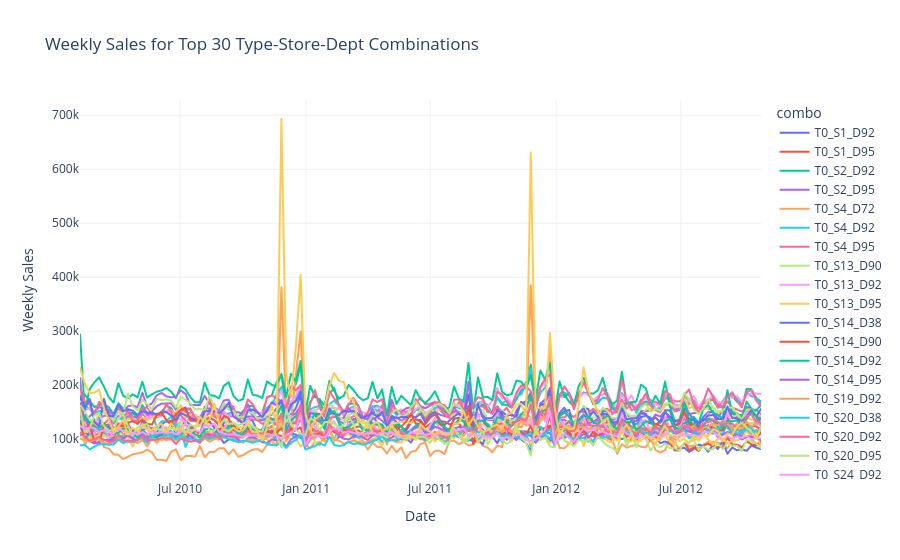

Notebook cell for this chart:
### Code cell
# Aggregate weekly sales per (Type, Store, Dept) and plot
ts_combo = df_reset.groupby(['Type', 'Store', 'Dept', 'Date'])['Weekly_Sales'].sum().reset_index()
ts_combo['combo'] = 'T' + ts_combo['Type'].astype(str) + '_S' + ts_combo['Store'].astype(str) + '_D' + ts_combo['Dept'].astype(str)

# To avoid overcrowding, plot the top N combos by total sales (adjust top_n if needed)
top_n = 30
top_combos = ts_combo.groupby('combo')['Weekly_Sales'].sum().nlargest(top_n).index.tolist()

fig = px.line(
    ts_combo[ts_combo['combo'].isin(top_combos)],
    x='Date',
    y='Weekly_Sales',
    color='combo',
    title=f'Weekly Sales for Top {top_n} Type-Store-Dept Combinations'
)
fig.update_xaxes(title='Date')
fig.update_yaxes(title='Weekly Sales')
fig.show()

### Figure 1 — Plotly figure (JSON) as saved in the notebook; plotly's stock layout.template omitted (floating-point values rounded to 4 significant figures; data arrays with more than 128 entries replaced by an {"elided": "..."} marker saying what was removed)
{"data": [{"hovertemplate": "combo=T0_S1_D92<br>Date=%{x}<br>Weekly_Sales=%{y}<extra></extra>", "legendgroup": "T0_S1_D92", "line": {"color": "#636efa", "dash": "solid"}, "marker": {"symbol": "circle"}, "mode": "lines", "name": "T0_S1_D92", "showlegend": true, "type": "scattergl", "x": {"elided": "143 str values"}, "xaxis": "x", "y": {"elided": "143 float values"}, "yaxis": "y"}, {"hovertemplate": "combo=T0_S1_D95<br>Date=%{x}<br>Weekly_Sales=%{y}<extra></extra>", "legendgroup": "T0_S1_D95", "line": {"color": "#EF553B", "dash": "solid"}, "marker": {"symbol": "circle"}, "mode": "lines", "name": "T0_S1_D95", "showlegend": true, "type": "scattergl", "x": {"elided": "143 str values"}, "xaxis": "x", "y": {"elided": "143 float values"}, "yaxis": "y"}, {"hovertemplate": "combo=T0_S2_D92<br>Date=%{x}<br>Weekly_Sales=%{y}<extra></extra>", "legendgroup": "T0_S2_D92", "line": {"color": "#00cc96", "dash": "solid"}, "marker": {"symbol": "circle"}, "mode": "lines", "name": "T0_S2_D92", "showlegend": true, "type": "scattergl", "x": {"elided": "143 str values"}, "xaxis": "x", "y": {"elided": "143 float values"}, "yaxis": "y"}, {"hovertemplate": "combo=T0_S2_D95<br>Date=%{x}<br>Weekly_Sales=%{y}<extra></extra>", "legendgroup": "T0_S2_D95", "line": {"color": "#ab63fa", "dash": "solid"}, "marker": {"symbol": "circle"}, "mode": "lines", "name": "T0_S2_D95", "showlegend": true, "type": "scattergl", "x": {"elided": "143 str values"}, "xaxis": "x", "y": {"elided": "143 float values"}, "yaxis": "y"}, {"hovertemplate": "combo=T0_S4_D72<br>Date=%{x}<br>Weekly_Sales=%{y}<extra></extra>", "legendgroup": "T0_S4_D72", "line": {"color": "#FFA15A", "dash": "solid"}, "marker": {"symbol": "circle"}, "mode": "lines", "name": "T0_S4_D72", "showlegend": true, "type": "scattergl", "x": {"elided": "143 str values"}, "xaxis": "x", "y": {"elided": "143 float values"}, "yaxis": "y"}, {"hovertemplate": "combo=T0_S4_D92<br>Date=%{x}<br>Weekly_Sales=%{y}<extra></extra>", "legendgroup": "T0_S4_D92", "line": {"color": "#19d3f3", "dash": "solid"}, "marker": {"symbol": "circle"}, "mode": "lines", "name": "T0_S4_D92", "showlegend": true, "type": "scattergl", "x": {"elided": "143 str values"}, "xaxis": "x", "y": {"elided": "143 float values"}, "yaxis": "y"}, {"hovertemplate": "combo=T0_S4_D95<br>Date=%{x}<br>Weekly_Sales=%{y}<extra></extra>", "legendgroup": "T0_S4_D95", "line": {"color": "#FF6692", "dash": "solid"}, "marker": {"symbol": "circle"}, "mode": "lines", "name": "T0_S4_D95", "showlegend": true, "type": "scattergl", "x": {"elided": "143 str values"}, "xaxis": "x", "y": {"elided": "143 float values"}, "yaxis": "y"}, {"hovertemplate": "combo=T0_S13_D90<br>Date=%{x}<br>Weekly_Sales=%{y}<extra></extra>", "legendgroup": "T0_S13_D90", "line": {"color": "#B6E880", "dash": "solid"}, "marker": {"symbol": "circle"}, "mode": "lines", "name": "T0_S13_D90", "showlegend": true, "type": "scattergl", "x": {"elided": "143 str values"}, "xaxis": "x", "y": {"elided": "143 float values"}, "yaxis": "y"}, {"hovertemplate": "combo=T0_S13_D92<br>Date=%{x}<br>Weekly_Sales=%{y}<extra></extra>", "legendgroup": "T0_S13_D92", "line": {"color": "#FF97FF", "dash": "solid"}, "marker": {"symbol": "circle"}, "mode": "lines", "name": "T0_S13_D92", "showlegend": true, "type": "scattergl", "x": {"elided": "143 str values"}, "xaxis": "x", "y": {"elided": "143 float values"}, "yaxis": "y"}, {"hovertemplate": "combo=T0_S13_D95<br>Date=%{x}<br>Weekly_Sales=%{y}<extra></extra>", "legendgroup": "T0_S13_D95", "line": {"color": "#FECB52", "dash": "solid"}, "marker": {"symbol": "circle"}, "mode": "lines", "name": "T0_S13_D95", "showlegend": true, "type": "scattergl", "x": {"elided": "143 str values"}, "xaxis": "x", "y": {"elided": "143 float values"}, "yaxis": "y"}, {"hovertemplate": "combo=T0_S14_D38<br>Date=%{x}<br>Weekly_Sales=%{y}<extra></extra>", "legendgroup": "T0_S14_D38", "line": {"color": "#636efa", "dash": "solid"}, "marker": {"symbol": "circle"}, "mode": "lines", "name": "T0_S14_D38", "showlegend": true, "type": "scattergl", "x": {"elided": "143 str values"}, "xaxis": "x", "y": {"elided": "143 float values"}, "yaxis": "y"}, {"hovertemplate": "combo=T0_S14_D90<br>Date=%{x}<br>Weekly_Sales=%{y}<extra></extra>", "legendgroup": "T0_S14_D90", "line": {"color": "#EF553B", "dash": "solid"}, "marker": {"symbol": "circle"}, "mode": "lines", "name": "T0_S14_D90", "showlegend": true, "type": "scattergl", "x": {"elided": "143 str values"}, "xaxis": "x", "y": {"elided": "143 float values"}, "yaxis": "y"}, {"hovertemplate": "combo=T0_S14_D92<br>Date=%{x}<br>Weekly_Sales=%{y}<extra></extra>", "legendgroup": "T0_S14_D92", "line": {"color": "#00cc96", "dash": "solid"}, "marker": {"symbol": "circle"}, "mode": "lines", "name": "T0_S14_D92", "showlegend": true, "type": "scattergl", "x": {"elided": "143 str values"}, "xaxis": "x", "y": {"elided": "143 float values"}, "yaxis": "y"}, {"hovertemplate": "combo=T0_S14_D95<br>Date=%{x}<br>Weekly_Sales=%{y}<extra></extra>", "legendgroup": "T0_S14_D95", "line": {"color": "#ab63fa", "dash": "solid"}, "marker": {"symbol": "circle"}, "mode": "lines", "name": "T0_S14_D95", "showlegend": true, "type": "scattergl", "x": {"elided": "143 str values"}, "xaxis": "x", "y": {"elided": "143 float values"}, "yaxis": "y"}, {"hovertemplate": "combo=T0_S19_D92<br>Date=%{x}<br>Weekly_Sales=%{y}<extra></extra>", "legendgroup": "T0_S19_D92", "line": {"color": "#FFA15A", "dash": "solid"}, "marker": {"symbol": "circle"}, "mode": "lines", "name": "T0_S19_D92", "showlegend": true, "type": "scattergl", "x": {"elided": "143 str values"}, "xaxis": "x", "y": {"elided": "143 float values"}, "yaxis": "y"}, {"hovertemplate": "combo=T0_S20_D38<br>Date=%{x}<br>Weekly_Sales=%{y}<extra></extra>", "legendgroup": "T0_S20_D38", "line": {"color": "#19d3f3", "dash": "solid"}, "marker": {"symbol": "circle"}, "mode": "lines", "name": "T0_S20_D38", "showlegend": true, "type": "scattergl", "x": {"elided": "143 str values"}, "xaxis": "x", "y": {"elided": "143 float values"}, "yaxis": "y"}, {"hovertemplate": "combo=T0_S20_D92<br>Date=%{x}<br>Weekly_Sales=%{y}<extra></extra>", "legendgroup": "T0_S20_D92", "line": {"color": "#FF6692", "dash": "solid"}, "marker": {"symbol": "circle"}, "mode": "lines", "name": "T0_S20_D92", "showlegend": true, "type": "scattergl", "x": {"elided": "143 str values"}, "xaxis": "x", "y": {"elided": "143 float values"}, "yaxis": "y"}, {"hovertemplate": "combo=T0_S20_D95<br>Date=%{x}<br>Weekly_Sales=%{y}<extra></extra>", "legendgroup": "T0_S20_D95", "line": {"color": "#B6E880", "dash": "solid"}, "marker": {"symbol": "circle"}, "mode": "lines", "name": "T0_S20_D95", "showlegend": true, "type": "scattergl", "x": {"elided": "143 str values"}, "xaxis": "x", "y": {"elided": "143 float values"}, "yaxis": "y"}, {"hovertemplate": "combo=T0_S24_D92<br>Date=%{x}<br>Weekly_Sales=%{y}<extra></extra>", "legendgroup": "T0_S24_D92", "line": {"color": "#FF97FF", "dash": "solid"}, "marker": {"symbol": "circle"}, "mode": "lines", "name": "T0_S24_D92", "showlegend": true, "type": "scattergl", "x": {"elided": "143 str values"}, "xaxis": "x", "y": {"elided": "143 float values"}, "yaxis": "y"}, {"hovertemplate": "combo=T0_S26_D38<br>Date=%{x}<br>Weekly_Sales=%{y}<extra></extra>", "legendgroup": "T0_S26_D38", "line": {"color": "#FECB52", "dash": "solid"}, "marker": {"symbol": "circle"}, "mode": "lines", "name": "T0_S26_D38", "showlegend": true, "type": "scattergl", "x": {"elided": "143 str values"}, "xaxis": "x", "y": {"elided": "143 float values"}, "yaxis": "y"}, {"hovertemplate": "combo=T0_S27_D92<br>Date=%{x}<br>Weekly_Sales=%{y}<extra></extra>", "legendgroup": "T0_S27_D92", "line": {"color": "#636efa", "dash": "solid"}, "marker": {"symbol": "circle"}, "mode": "lines", "name": "T0_S27_D92", "showlegend": true, "type": "scattergl", "x": {"elided": "143 str values"}, "xaxis": "x", "y": {"elided": "143 float values"}, "yaxis": "y"}, {"hovertemplate": "combo=T0_S27_D95<br>Date=%{x}<br>Weekly_Sales=%{y}<extra></extra>", "legendgroup": "T0_S27_D95", "line": {"color": "#EF553B", "dash": "solid"}, "marker": {"symbol": "circle"}, "mode": "lines", "name": "T0_S27_D95", "showlegend": true, "type": "scattergl", "x": {"elided": "143 str values"}, "xaxis": "x", "y": {"elided": "143 float values"}, "yaxis": "y"}, {"hovertemplate": "combo=T0_S31_D92<br>Date=%{x}<br>Weekly_Sales=%{y}<extra></extra>", "legendgroup": "T0_S31_D92", "line": {"color": "#00cc96", "dash": "solid"}, "marker": {"symbol": "circle"}, "mode": "lines", "name": "T0_S31_D92", "showlegend": true, "type": "scattergl", "x": {"elided": "143 str values"}, "xaxis": "x", "y": {"elided": "143 float values"}, "yaxis": "y"}, {"hovertemplate": "combo=T0_S31_D95<br>Date=%{x}<br>Weekly_Sales=%{y}<extra></extra>", "legendgroup": "T0_S31_D95", "line": {"color": "#ab63fa", "dash": "solid"}, "marker": {"symbol": "circle"}, "mode": "lines", "name": "T0_S31_D95", "showlegend": true, "type": "scattergl", "x": {"elided": "143 str values"}, "xaxis": "x", "y": {"elided": "143 float values"}, "yaxis": "y"}, {"hovertemplate": "combo=T0_S39_D92<br>Date=%{x}<br>Weekly_Sales=%{y}<extra></extra>", "legendgroup": "T0_S39_D92", "line": {"color": "#FFA15A", "dash": "solid"}, "marker": {"symbol": "circle"}, "mode": "lines", "name": "T0_S39_D92", "showlegend": true, "type": "scattergl", "x": {"elided": "143 str values"}, "xaxis": "x", "y": {"elided": "143 float values"}, "yaxis": "y"}, {"hovertemplate": "combo=T0_S39_D95<br>Date=%{x}<br>Weekly_Sales=%{y}<extra></extra>", "legendgroup": "T0_S39_D95", "line": {"color": "#19d3f3", "dash": "solid"}, "marker": {"symbol": "circle"}, "mode": "lines", "name": "T0_S39_D95", "showlegend": true, "type": "scattergl", "x": {"elided": "143 str values"}, "xaxis": "x", "y": {"elided": "143 float values"}, "yaxis": "y"}, {"hovertemplate": "combo=T0_S41_D92<br>Date=%{x}<br>Weekly_Sales=%{y}<extra></extra>", "legendgroup": "T0_S41_D92", "line": {"color": "#FF6692", "dash": "solid"}, "marker": {"symbol": "circle"}, "mode": "lines", "name": "T0_S41_D92", "showlegend": true, "type": "scattergl", "x": {"elided": "143 str values"}, "xaxis": "x", "y": {"elided": "143 float values"}, "yaxis": "y"}, {"hovertemplate": "combo=T1_S3_D38<br>Date=%{x}<br>Weekly_Sales=%{y}<extra></extra>", "legendgroup": "T1_S3_D38", "line": {"color": "#B6E880", "dash": "solid"}, "marker": {"symbol": "circle"}, "mode": "lines", "name": "T1_S3_D38", "showlegend": true, "type": "scattergl", "x": {"elided": "143 str values"}, "xaxis": "x", "y": {"elided": "143 float values"}, "yaxis": "y"}, {"hovertemplate": "combo=T1_S10_D2<br>Date=%{x}<br>Weekly_Sales=%{y}<extra></extra>", "legendgroup": "T1_S10_D2", "line": {"color": "#FF97FF", "dash": "solid"}, "marker": {"symbol": "circle"}, "mode": "lines", "name": "T1_S10_D2", "showlegend": true, "type": "scattergl", "x": {"elided": "143 str values"}, "xaxis": "x", "y": {"elided": "143 float values"}, "yaxis": "y"}, {"hovertemplate": "combo=T1_S10_D72<br>Date=%{x}<br>Weekly_Sales=%{y}<extra></extra>", "legendgroup": "T1_S10_D72", "line": {"color": "#FECB52", "dash": "solid"}, "marker": {"symbol": "circle"}, "mode": "lines", "name": "T1_S10_D72", "showlegend": true, "type": "scattergl", "x": {"elided": "143 str values"}, "xaxis": "x", "y": {"elided": "143 float values"}, "yaxis": "y"}], "layout": {"legend": {"title": {"text": "combo"}, "tracegroupgap": 0}, "title": {"text": "Weekly Sales for Top 30 Type-Store-Dept Combinations"}, "xaxis": {"anchor": "y", "domain": [0, 1], "title": {"text": "Date"}}, "yaxis": {"anchor": "x", "domain": [0, 1], "title": {"text": "Weekly Sales"}}}}
